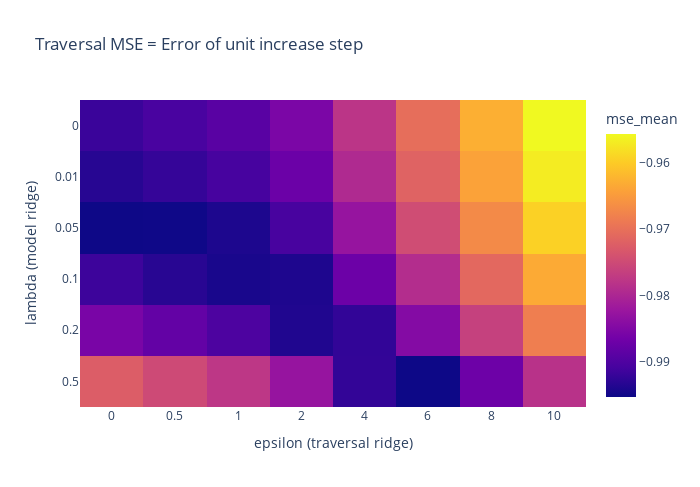

Notebook code cell kept with this figure:
### Code cell
import pandas as pd
from traversal_sim import run_simulation
from traversal_sim import (
    plot_traversal_heatmap, plot_prediction_curve, plot_traversal_curve
)

import pandas as pd
import numpy as np
import plotly.express as px
import plotly.graph_objects as go
import torch
from typing import List, Dict, Sequence, Tuple, Iterable, Union, Optional


# True linear model
class TrueLinear(torch.nn.Module):
    def __init__(self, w, b=0.0):
        super().__init__()
        self.w = torch.nn.Parameter(w.clone().detach(), requires_grad=False)
        self.b = torch.nn.Parameter(torch.tensor(b, dtype=w.dtype, device=w.device), requires_grad=False)

    def forward(self, X):
        return X @ self.w + self.b

# Build a challenging X distribution
d = 64
X_dist = ChallengingGaussian(dim=d, colinearity=0.8, coskewness=0.5, total_variance=1.0, seed=42)
w_true = torch.linspace(1.0, 1.6, d, dtype=torch.float64)
f_true = TrueLinear(w_true)


out = run_simulation(
    X_dist=X_dist,
    f_true=f_true,
    lambdas=[0.0, 0.01, 0.05, 0.1, 0.2, 0.5],            # model ridge penalties
    epsilons=np.array([0.0, 0.005, 0.01, 0.02, 0.04, 0.06, 0.08, 0.1,])*100,    # traversal penalties
    n_train=256, n_test=3000, n_sims=32,
    noise_std=0.3,
    seed=123,
)

pred_df = pd.DataFrame(out["pred_summary"])
trav_df = pd.DataFrame(out["traversal_summary"])

# ---------- Plotting helpers (Plotly figures) ----------

def plot_traversal_heatmap(
    traversal_summary: Union[pd.DataFrame, Iterable[Dict]],
    value_col: str = "mse_mean",
    lambda_col: str = "lambda",
    epsilon_col: str = "epsilon",
    title: str = "Traversal MSE = Error of unit increase step",
    log_x: bool = False,
    log_y: bool = False,
    log_error: bool = False,
) -> go.Figure:
    """
    Build a 2D heatmap (lambda x epsilon) of traversal MSE using Plotly.
    traversal_summary: DataFrame or records with at least [lambda, epsilon, value_col].
    """
    df = pd.DataFrame(traversal_summary).copy()
    # Ensure numeric types
    df[lambda_col] = pd.to_numeric(df[lambda_col])
    df[epsilon_col] = pd.to_numeric(df[epsilon_col])
    df[value_col]   = pd.to_numeric(df[value_col])
    # Pivot to matrix
    mat = df.pivot(index=lambda_col, columns=epsilon_col, values=value_col).sort_index().sort_index(axis=1)
    # Set default Plotly width/height (in px)
    default_width, default_height = 700, 450
    # mat.shape: (n_rows, n_cols)
    n_rows, n_cols = mat.shape
    max_n = max(n_rows, n_cols)
    cell_width, cell_height = 700/max_n, 700/max_n
    mat_width = n_cols * cell_width
    mat_height = n_rows * cell_height
    fig_width = int((default_width + mat_width) / 2)
    fig_height = int((default_height + mat_height) / 2)
    if log_error:
        mat_values = -np.exp(-1/2*mat.values**0.5)
    else:
        mat_values = mat.values
    fig = px.imshow(mat_values,
                    x=[f"{c:g}" for c in mat.columns],
                    y=[f"{r:g}" for r in mat.index],
                    aspect="auto",
                    labels=dict(x="epsilon (traversal ridge)", y="lambda (model ridge)", color=value_col),
                    title=title,
                    width=fig_width,
                    height=fig_height)
                
    # Optional log ticks (display only; the values plotted are linear MSEs)
    if log_x:
        fig.update_xaxes(type="category", title="epsilon (log grid)")
    if log_y:
        fig.update_yaxes(type="category", title="lambda (log grid)")
    return fig

fig_heat = plot_traversal_heatmap(trav_df, value_col="mse_mean", log_error=True)
# fig_pred = plot_prediction_curve(pred_df, metric="mse")
# fig_trav = plot_traversal_curve(trav_df, lambda_value=0.3, value_col="mse_mean")

# # Save or show:
fig_heat.show()
# fig_pred.show()
# fig_trav.show()

### Figure 1 — Plotly figure (JSON) as saved in the notebook; plotly's stock layout.template omitted (floating-point values rounded to 4 significant figures)
{"data": [{"coloraxis": "coloraxis", "hovertemplate": "epsilon (traversal ridge): %{x}<br>lambda (model ridge): %{y}<br>mse_mean: %{z}<extra></extra>", "name": "0", "type": "heatmap", "x": ["0", "0.5", "1", "2", "4", "6", "8", "10"], "xaxis": "x", "y": ["0", "0.01", "0.05", "0.1", "0.2", "0.5"], "yaxis": "y", "z": [[-0.9919, -0.9906, -0.9891, -0.9856, -0.9779, -0.9703, -0.9628, -0.9556], [-0.9934, -0.9923, -0.9908, -0.9873, -0.9795, -0.9717, -0.9641, -0.9568], [-0.9953, -0.9952, -0.9942, -0.9907, -0.9827, -0.9747, -0.9669, -0.9594], [-0.9917, -0.9933, -0.9945, -0.9941, -0.9871, -0.979, -0.971, -0.9633], [-0.9858, -0.9881, -0.9902, -0.9939, -0.9925, -0.9846, -0.9763, -0.9683], [-0.9725, -0.9751, -0.9777, -0.9828, -0.9924, -0.9954, -0.9871, -0.9783]]}], "layout": {"coloraxis": {"colorbar": {"title": {"text": "mse_mean"}}, "colorscale": [[0, "#0d0887"], [0.1111, "#46039f"], [0.2222, "#7201a8"], [0.3333, "#9c179e"], [0.4444, "#bd3786"], [0.5556, "#d8576b"], [0.6667, "#ed7953"], [0.7778, "#fb9f3a"], [0.8889, "#fdca26"], [1, "#f0f921"]]}, "height": 487, "title": {"text": "Traversal MSE = Error of unit increase step"}, "width": 700, "xaxis": {"anchor": "y", "domain": [0, 1], "title": {"text": "epsilon (traversal ridge)"}}, "yaxis": {"anchor": "x", "autorange": "reversed", "domain": [0, 1], "title": {"text": "lambda (model ridge)"}}}}
